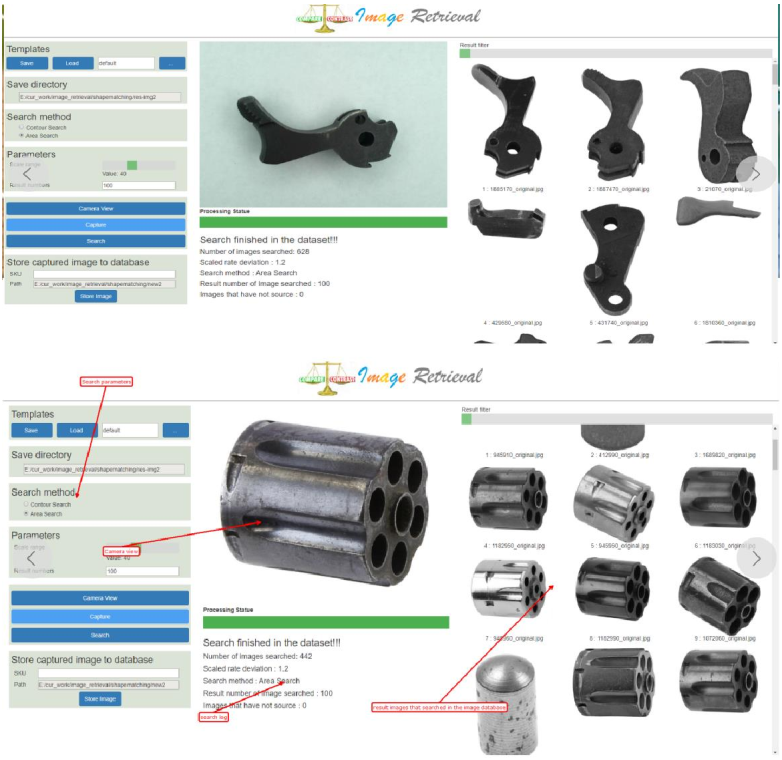
#> input picture UI.png, 782 x 760 px; its folder holds only this picture in this run
$ python -i engine.py   (imports and definitions only)   (older library calls are emulated)
#> lines starting #> are read from the running program, lines starting #| are printed output that depends on the picture; after the words box and inside, x2 and y2 are one past the last pixel; in counts of white or black regions, pixels touching at a corner belong together
# import the necessary packages
from scipy.spatial import distance as dist
import cv2
import numpy as np
import imutils
import os
import math
from imutils import perspective

proc_rate = 0

path = '1/'
criteria_picture = '1/' + '67800.jpg'
res_path = 'res-img/'
static_path = 'static/ImageRetrieval/assets/'

min_rate = 1.16
NResult = 10
canny_thres = (30, 60)


# [8 lines left out: function global_param_setting, not called in this run]


def remove_outrect(gray):
    # gray = cv2.cvtColor(img, cv2.COLOR_BGR2GRAY)
    out_border = 1
    (h, w) = gray.shape

    gray_crop = gray[out_border:h - out_border, out_border:w - out_border]
    return gray_crop.copy()


# [36 lines left out: functions bbox2, get_binary, area_diff, not called in this run]

def transform_img(img, box, dst_cores = np.float32([[0.0, 0.0], [0.0, 120.0], [160.0, 120.0]])):

    pt0 = box[0]
    pt1 = box[1]
    pt2 = box[2]
    pt3 = box[3]
    dis1 = math.sqrt((pt0[0] - pt1[0]) * (pt0[0] - pt1[0]) + (pt0[1] - pt1[1]) * (pt0[1] - pt1[1]))
    dis2 = math.sqrt((pt1[0] - pt2[0]) * (pt1[0] - pt2[0]) + (pt1[1] - pt2[1]) * (pt1[1] - pt2[1]))
    if dis1 == 0 or dis2 == 0:
        rate = 100000
    else:
        rate = dis1 / dis2
        if rate < 1.0:
            rate = 1.0 / rate

    src0 = pt0
    src1 = pt1
    src2 = pt2
    if dis1 > dis2:
        src0 = pt1
        src1 = pt2
        src2 = pt3

    src_cores = np.float32([[src0[0],src0[1]], [src1[0],src1[1]], [src2[0],src2[1]]])
    warp_mat = cv2.getAffineTransform(src_cores, dst_cores)
    ww = (int)(dst_cores[2][0] - dst_cores[0][0])
    hh = (int)(dst_cores[1][1] - dst_cores[0][1])
    #dst_img = np.zeros((hh, ww), dtype=np.uint8)
    dst_img = cv2.warpAffine(img, warp_mat, (ww, hh))

    # fliping image to y    ---------------------------------------
    hh2 = (int)(hh/2)
    ww2 = (int)(ww/2)
    limg = dst_img[0:hh, 0:ww2]
    rimg = dst_img[0:hh, ww2:ww]
    larea = limg.sum()
    rarea = rimg.sum()
    if rarea < larea:
        dst_img = cv2.flip(dst_img, 1)
        #cv2.imshow ('yaxis', dst_img)
        #cv2.waitKey(0)

    # fliping image to x -------------------------------------------
    uimg = dst_img[0:hh2, 0:ww]
    dimg = dst_img[hh2:hh, 0:ww]
    uarea = uimg.sum()
    darea = dimg.sum()
    if darea < uarea:
        dst_img = cv2.flip(dst_img, 0)
        #cv2.imshow('xaxis', dst_img)
        #cv2.waitKey(0)

    return dst_img, rate

def get_edges_canny(gray, bScaned = False, bDraw = False):
    gray = remove_outrect(gray)
    smoothed = cv2.GaussianBlur(gray, (3, 3), 0)

    # perform edge detection, then close the gaps of edges
    # by dilation + erosion
    edge = cv2.Canny(smoothed, canny_thres[0], canny_thres[1])
    edge = cv2.dilate(edge, None, iterations=3)
    edge = cv2.erode(edge, None, iterations=3)

    #if bDraw:
    #    cv2.imshow('edge', edge)
    #    cv2.waitKey(0)

    outline = np.zeros(edge.shape, dtype='uint8')
    cnts = cv2.findContours(edge.copy(), cv2.RETR_EXTERNAL, cv2.CHAIN_APPROX_SIMPLE)
    cnts = imutils.grab_contours(cnts)
    cnt = sorted(cnts, key=cv2.contourArea, reverse=True)[0]
    cv2.drawContours(outline, [cnt], -1, 255, -1)

    if bScaned:
        print ('----------------------------------------------------------------------------')
        outline = (outline > 0).astype(np.uint8)
        outline = cv2.medianBlur(outline, 9)
        outline = np.where((outline > 0), 255, 0).astype(np.uint8)

    if bDraw:
        cv2.imshow('draw', outline)
        cv2.waitKey(0)

    # compute the rotated bounding  box of the contour
    box = cv2.minAreaRect(cnt)
    box = cv2.cv.BoxPoints(box) if imutils.is_cv2() else cv2.boxPoints(box)
    box = np.array(box, dtype='int')

    # order the points in the contour such that they appear
    # in top-left, top-right, bottom-right, and bottom-left
    # order, then draw the outline of the rotated bounding
    # box
    box = perspective.order_points(box)

    norm_img, rate = transform_img(outline, box)

    if 0:
        # hu-moment calculation
        moment = cv2.moments(norm_img)
        huMoment = cv2.HuMoments(moment)
        # log transform
        for i in range(7):
            huMoment[i] = -1 * np.copysign(1.0, huMoment[i]) * np.log10(abs(huMoment[i]))

    pt0 = box[0]
    pt1 = box[1]
    pt2 = box[2]
    pt3 = box[3]

    # draw the out bound rectangle box
    if bDraw:
        color = cv2.cvtColor(edge, cv2.COLOR_GRAY2BGR)
        cv2.line(color, (pt0[0], pt0[1]), (pt1[0], pt1[1]), (0, 0, 255))
        cv2.line(color, (pt1[0], pt1[1]), (pt2[0], pt2[1]), (0, 0, 255))
        cv2.line(color, (pt2[0], pt2[1]), (pt3[0], pt3[1]), (0, 0, 255))
        cv2.line(color, (pt3[0], pt3[1]), (pt0[0], pt0[1]), (0, 0, 255))
        cv2.imshow('edge', color)
        cv2.waitKey(0)


    (h, w) = norm_img.shape
    n2 = np.zeros((h+4, w+4), np.uint8)
    n2[2:h+2, 2:w+2] = norm_img

    outline = np.zeros(n2.shape, dtype='uint8')
    cnts = cv2.findContours(n2.copy(), cv2.RETR_EXTERNAL, cv2.CHAIN_APPROX_SIMPLE)
    cnts = imutils.grab_contours(cnts)
    cnt = sorted(cnts, key=cv2.contourArea, reverse=True)[0]
    #cv2.drawContours(outline, [cnt], -1, 255, -1)
    #cv2.imshow('new_outline', n2)
    #cv2.waitKey(0)

    return cnt, rate, None, norm_img

# [116 lines left out: functions delete_files_in_folder, calc_dist, get_filtered, get_similar_names, search_engine, not called in this run]

>>> import cv2
>>> picture = cv2.imread('../../UI.png', cv2.IMREAD_GRAYSCALE)
#> picture: shape (760, 782); min 0, max 255, mean 212.8
>>> result = get_edges_canny(picture)
#> in get_edges_canny, `edge = cv2.Canny(smoothed, canny_thres[0], canny_thres[1])`:
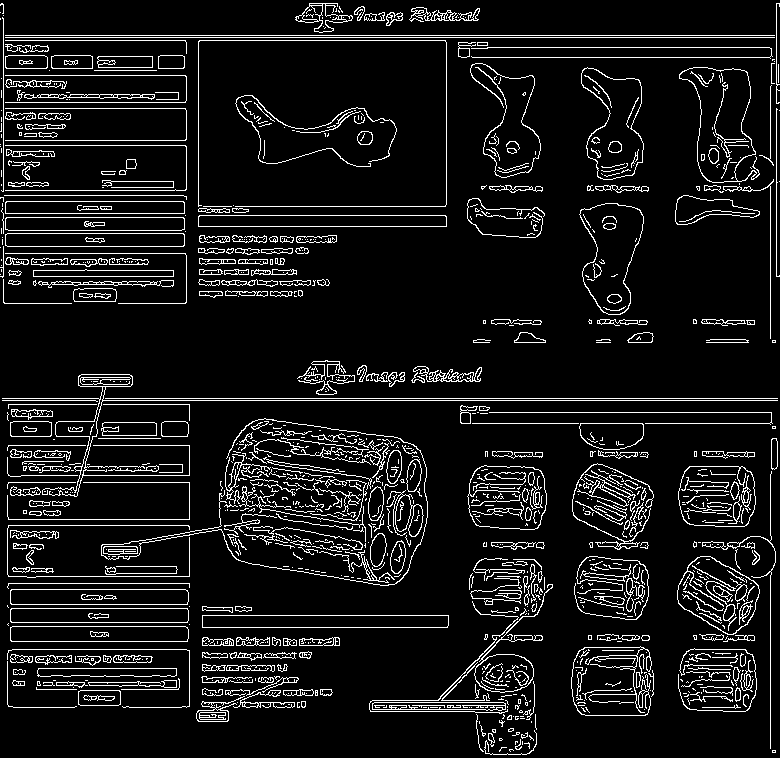
#> edge: shape (758, 780); 8.9% white in thin lines or dots
#> in get_edges_canny, `edge = cv2.dilate(edge, None, iterations=3)`: edge: shape (758, 780); 45.3% white; 30 white regions, largest, box (x1, y1, x2, y2) and area: (0, 357, 780, 645) 84832, (0, 0, 780, 346) 75889, (4, 634, 343, 725) 19490
#> in get_edges_canny, `edge = cv2.erode(edge, None, iterations=3)`:
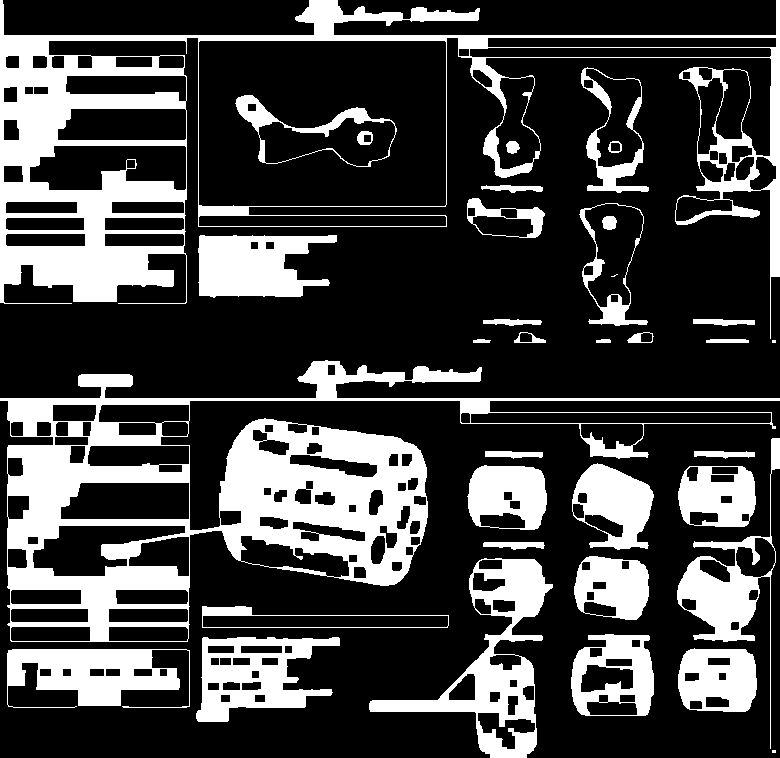
#> edge: shape (758, 780); 26.2% white; 36 white regions (3 under 20 px)
#> in get_edges_canny, `cnts = cv2.findContours(edge.copy(), cv2.RETR_EXTERNAL, cv2.CHAIN_APPR..`: cnts = 30 contours, 2 with area under 20; largest, box (x1, y1, x2, y2) and area: (0, 0, 780, 339) 113280, (0, 360, 780, 642) 81388, (369, 558, 553, 758) 12136, (196, 637, 340, 722) 7372, (677, 438, 780, 749) 6602
#> in get_edges_canny, `cnt = sorted(cnts, key=cv2.contourArea, reverse=True)[0]`: cnt = contour of 622 points, box (x1, y1, x2, y2) (0, 0, 780, 339), area 113280
#> in get_edges_canny, `cv2.drawContours(outline, [cnt], -1, 255, -1)`:
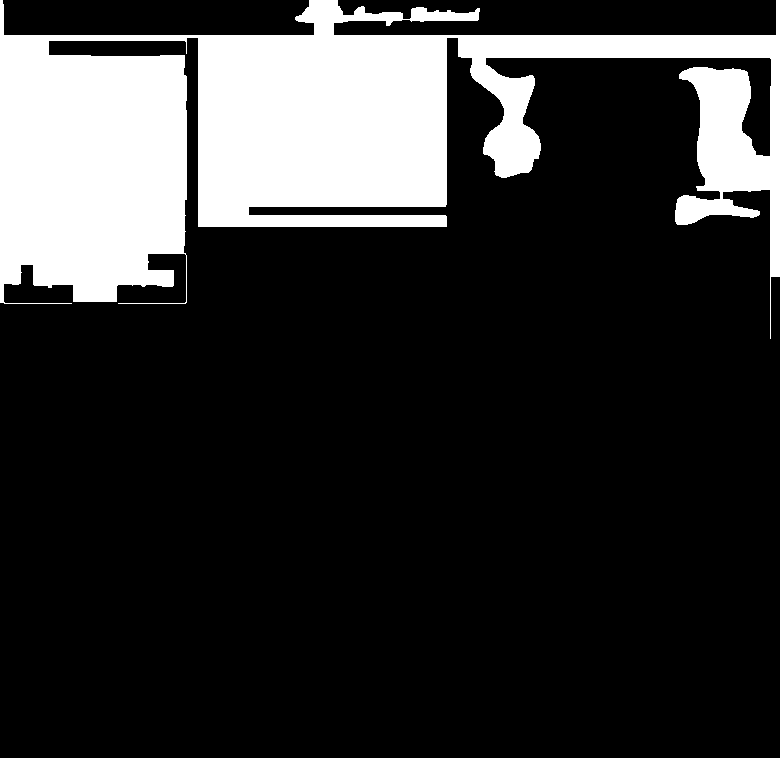
#> outline: shape (758, 780); 19.6% white; 1 white region
#> in get_edges_canny, `box = cv2.minAreaRect(cnt)`: box = ((389.5, 169), (338, 779), -90)
#> in get_edges_canny, `box = cv2.cv.BoxPoints(box) if imutils.is_cv2() else cv2.boxPoints(box)`: box = ((779, 338), (-1.03e-14, 338), (0, 0), (779, 0))
#> in get_edges_canny, `box = np.array(box, dtype='int')`: box = [[779, 338], [0, 338], [0, 0], [779, 0]]
#> in get_edges_canny, `box = perspective.order_points(box)`: box = [[0, 0], [779, 0], [779, 338], [0, 338]]
#> in transform_img, `pt0 = box[0]`: pt0 = [0, 0]
#> in transform_img, `pt1 = box[1]`: pt1 = [779, 0]
#> in transform_img, `pt2 = box[2]`: pt2 = [779, 338]
#> in transform_img, `pt3 = box[3]`: pt3 = [0, 338]
#> in transform_img, `dis1 = math.sqrt((pt0[0] - pt1[0]) * (pt0[0] - pt1[0]) + (pt0[1] - pt1..`: dis1 = 779
#> in transform_img, `dis2 = math.sqrt((pt1[0] - pt2[0]) * (pt1[0] - pt2[0]) + (pt1[1] - pt2..`: dis2 = 338
#> in transform_img, `rate = dis1 / dis2`: rate = 2.3
#> in transform_img, `src0 = pt0`: src0 = [0, 0]
#> in transform_img, `src1 = pt1`: src1 = [779, 0]
#> in transform_img, `src2 = pt2`: src2 = [779, 338]
#> in transform_img, `src0 = pt1`: src0 = [779, 0]
#> in transform_img, `src1 = pt2`: src1 = [779, 338]
#> in transform_img, `src2 = pt3`: src2 = [0, 338]
#> in transform_img, `src_cores = np.float32([[src0[0],src0[1]], [src1[0],src1[1]], [src2[0]..`: src_cores = [[779, 0], [779, 338], [0, 338]]
#> in transform_img, `warp_mat = cv2.getAffineTransform(src_cores, dst_cores)`: warp_mat = [[-0.205, -5.26e-17, 160], [4.05e-33, 0.355, -1.42e-14]]
#> in transform_img, `ww = (int)(dst_cores[2][0] - dst_cores[0][0])`: ww = 160
#> in transform_img, `hh = (int)(dst_cores[1][1] - dst_cores[0][1])`: hh = 120
#> in transform_img, `dst_img = cv2.warpAffine(img, warp_mat, (ww, hh))`:
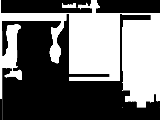
#> dst_img: shape (120, 160); min 0, max 255, mean 111.3
#> in transform_img, `hh2 = (int)(hh/2)`: hh2 = 60
#> in transform_img, `ww2 = (int)(ww/2)`: ww2 = 80
#> in transform_img, `rimg = dst_img[0:hh, ww2:ww]`:
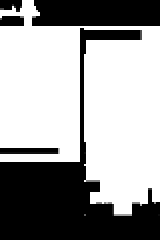
#> rimg: shape (120, 80) (shown 2 times larger); min 0, max 255, mean 157.6
#> in transform_img, `larea = limg.sum()`: larea = 624735
#> in transform_img, `rarea = rimg.sum()`: rarea = 1513183
#> in transform_img, `dimg = dst_img[hh2:hh, 0:ww]`:
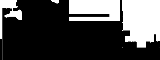
#> dimg: shape (60, 160); min 0, max 255, mean 75.3
#> in transform_img, `uarea = uimg.sum()`: uarea = 1414645
#> in transform_img, `darea = dimg.sum()`: darea = 723273
#> in get_edges_canny, `norm_img, rate = transform_img(outline, box)`: rate = 2.3
#> in get_edges_canny, `pt0 = box[0]`: pt0 = [0, 0]
#> in get_edges_canny, `pt1 = box[1]`: pt1 = [779, 0]
#> in get_edges_canny, `pt2 = box[2]`: pt2 = [779, 338]
#> in get_edges_canny, `pt3 = box[3]`: pt3 = [0, 338]
#> in get_edges_canny, `n2[2:h+2, 2:w+2] = norm_img`:
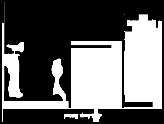
#> n2: shape (124, 164); min 0, max 255, mean 105.1
#> in get_edges_canny, `cnts = cv2.findContours(n2.copy(), cv2.RETR_EXTERNAL, cv2.CHAIN_APPROX..`: cnts = 3 contours, 2 with area under 20; largest, box (x1, y1, x2, y2) and area: (2, 2, 162, 122) 7890
#> in get_edges_canny, `cnt = sorted(cnts, key=cv2.contourArea, reverse=True)[0]`: cnt = contour of 237 points, box (x1, y1, x2, y2) (2, 2, 162, 122), area 7890
